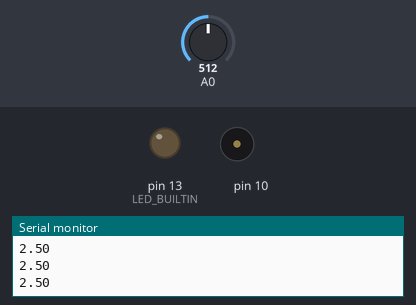
A sketch run on a simulated Arduino Uno, built with avr-gcc and run on an emulated ATmega328P. Shown: output pins drawn as LEDs (lit = HIGH), buzzer (waves = sounding), the last lines printed to the serial monitor. The inputs (shaded band) are chosen by the test bench; at power-on: A0 = 512.

Above: at 1.2 s.
1.3 s: A0 set to 606
2.8 s: A0 set to 629
At 4.0 s:
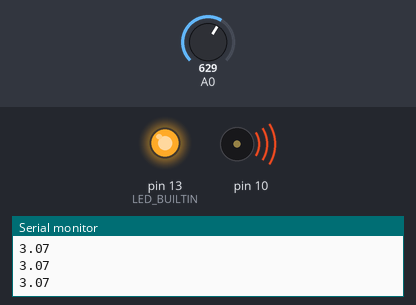
Timing chart, 0 to 5.8 s (numbered marks = the images above; inputs shaded):
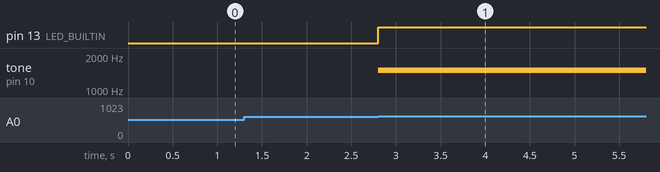

The sketch:

Code.ino
```cpp
void setup() {
  Serial.begin(9600);
  pinMode(10, OUTPUT);
  pinMode(LED_BUILTIN, OUTPUT);

}

bool flag1 = false, flag2 = false;

void loop() {
  int sensorValue = analogRead(A0);
  float voltage = sensorValue * (5.0 / 1023.0);
  if(voltage > 3){
    flag1 = true;
    flag2 = false;
  }
  if(voltage < 2.5){
    flag1 = false;
    flag2 = true;
  }
  if(flag1){
    tone(10, 1500, 10);
    digitalWrite(LED_BUILTIN, HIGH);
  }else if(flag2){
    tone(10, 0, 10);
    digitalWrite(LED_BUILTIN, LOW);
  }
  Serial.println(voltage);
  delay(1);
}
```

Measured:
- the behaviour switches between 613 and 614 on A0 (found by bisection; images 0 and 1)
- after the input at 2.8 s, pin 13 (LED_BUILTIN): LOW → HIGH at once; tone on pin 10: silent → 1500 Hz at once
